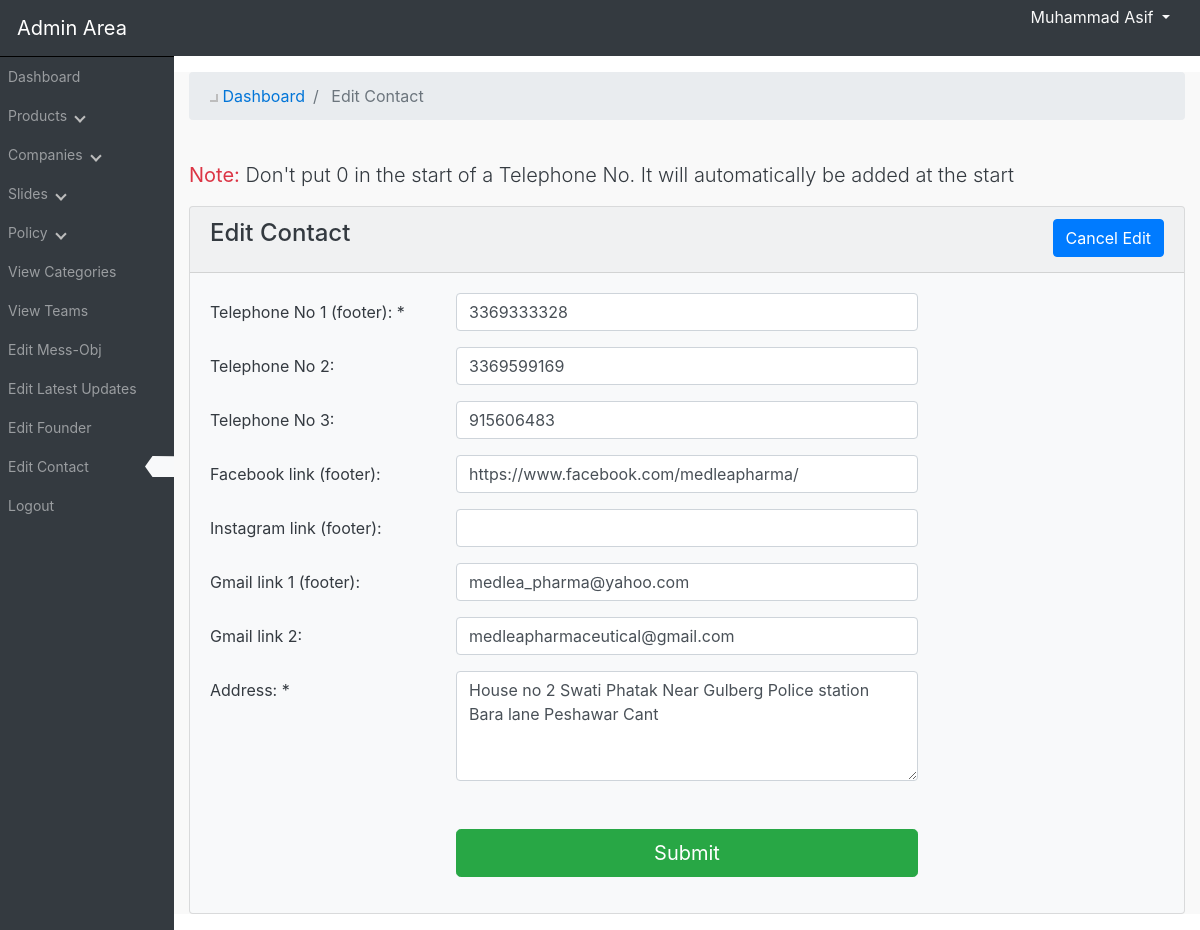
Page /admin_area/index.php?edit_contact (signed in) on the committed database.
### tables this page shows
CREATE TABLE `contact` (
  `c_id` tinyint(3) UNSIGNED NOT NULL,
  `tel1` varchar(20) NOT NULL,
  `tel2` varchar(20) DEFAULT NULL,
  `tel3` varchar(20) DEFAULT NULL,
  `facebook` varchar(255) NOT NULL,
  `instagram` varchar(255) DEFAULT NULL,
  `gmail1` varchar(255) NOT NULL,
  `gmail2` varchar(255) DEFAULT NULL,
  `Address` varchar(255) NOT NULL
);

### admin_area/edit_contact.php (the view, shortened to what this page needs)
<?php
	if (isset($_GET["edit_contact"]))
	{
		$get_contact = "SELECT * FROM contact";
		$run_edit = mysqli_query($con,$get_contact);
		$row_edit = mysqli_fetch_array($run_edit);
		$edit_tel1 = $row_edit["tel1"];
		$edit_tel2 = $row_edit["tel2"];
		$edit_tel3 = $row_edit["tel3"];
		$edit_fb = $row_edit["facebook"];
		$edit_insta = $row_edit["instagram"];
		$edit_gmail1 = $row_edit["gmail1"];
		$edit_gmail2 = $row_edit["gmail2"];
		$edit_address = $row_edit["Address"];
	}
?>
		<div class="row mt-5">
			<div class="col-lg-12">
				<ol class="breadcrumb">
					<li class="breadcrumb-item">
						<a href="index.php?dashboard" style="text-decoration: none;color: #0275d8;"><i class="fas fa-tachometer-alt"></i> Dashboard </a>
					</li>
					<li class="breadcrumb-item active">
						Edit Contact
					</li>
				</ol><br>
				<p class="lead text-dark"><b class="text-danger">Note:</b> Don't put 0 in the start of a Telephone No. It will automatically be added at the start</p>
			</div>
		</div>
		<div class="row mb-3">
			<div class="col-lg-12">
				<div class="card bg-light text-dark">
					<div class="card-header">
						<h4 class="card-title">
							Edit Contact
							<a href="index.php?dashboard" class="btn btn-primary float-right">Cancel Edit</a>
						</h4>
					</div>
					<div class="card-body">
						<form method="post" enctype="multipart/form-data">
							<div class="form-group row">
								<label class="col-form-label col-md-3" for="telep1">Telephone No 1 (footer): *</label>
							    <div class="col-md-6">
							    	<input class="form-control" type="text" pattern="[0-9]{1,20}" name="tel1" id="telep1" value="<?php echo($edit_tel1); ?>" required oninput="setCustomValidity('')" oninvalid="this.setCustomValidity('Please fill out this field with numbers only and max digits 20')">
							    </div>
							</div>
							<div class="form-group row">
								<label class="col-form-label col-md-3" for="telep2">Telephone No 2: </label>
							    <div class="col-md-6">
							    	<input class="form-control" type="text" pattern="[0-9]{1,20}" name="tel2" id="telep2" value="<?php echo($edit_tel2); ?>" oninput="setCustomValidity('')" oninvalid="this.setCustomValidity('Please fill out this field with numbers only and max digits 20')">
							    </div>
							</div>
							<div class="form-group row">
								<label class="col-form-label col-md-3" for="telep3">Telephone No 3: </label>
							    <div class="col-md-6">
							    	<input class="form-control" type="text" pattern="[0-9]{1,20}" name="tel3" id="telep3" value="<?php echo($edit_tel3); ?>" oninput="setCustomValidity('')" oninvalid="this.setCustomValidity('Please fill out this field with numbers only and max digits 20')">
							    </div>
							</div>
							<div class="form-group row">
								<label class="col-form-label col-md-3" for="faceb">Facebook link (footer):</label>
							    <div class="col-md-6">
							    	<input class="form-control" type="text" name="fb" id="faceb" value="<?php echo($edit_fb); ?>" oninput="setCustomValidity('')" oninvalid="this.setCustomValidity('Please fill out this field with max characters 255')">
							    </div>
							</div>
							<div class="form-group row">
								<label class="col-form-label col-md-3" for="instai">Instagram link (footer):</label>
							    <div class="col-md-6">
							    	<input class="form-control" type="text" name="insta" id="instai" value="<?php echo($edit_insta); ?>" oninput="setCustomValidity('')" oninvalid="this.setCustomValidity('Please fill out this field with max characters 255')">
							    </div>
							</div>
							<div class="form-group row">
								<label class="col-form-label col-md-3" for="gmaili1">Gmail link 1 (footer):</label>
							    <div class="col-md-6">
							    	<input class="form-control" type="text" name="gmail1" id="gmaili1" value="<?php echo($edit_gmail1); ?>" oninput="setCustomValidity('')" oninvalid="this.setCustomValidity('Please fill out this field with max characters 255')">
							    </div>
							</div>
							<div class="form-group row">
								<label class="col-form-label col-md-3" for="gmaili2">Gmail link 2:</label>
							    <div class="col-md-6">
							    	<input class="form-control" type="text" name="gmail2" id="gmaili2" value="<?php echo($edit_gmail2); ?>" oninput="setCustomValidity('')" oninvalid="this.setCustomValidity('Please fill out this field with max characters 255')">
							    </div>
							</div>
							<div class="form-group row">
								<label class="col-form-label col-md-3" for="address">Address: *</label>
									<div class="col-md-6">
									   <textarea class="form-control" name="addr" id="address" cols="19" rows="4" required oninput="setCustomValidity('')" oninvalid="this.setCustomValidity('Please fill out this field and max characters 255')"><?php echo($edit_address); ?></textarea>
									</div>
							</div>
							<div class="form-group mt-5 row">
								<label class="col-form-label col-md-3 d-none d-md-block" for="SubmitInsert"></label>
							    <div class="col-md-6">
							    	<input class="btn btn-lg btn-success" style="width: 100%;" value="Submit" id="SubmitInsert" type="submit" name="update">
							    </div>
							</div>
						</form>
					</div>
				</div>
			</div>
		</div>

### admin_area/includes/sidebar.php (shortened to what this page needs)
<nav class="navbar navbar-expand-lg bg-dark navbar-dark fixed-top">
<div class="row">
	<div class="navbar-header">
		<a href="index.php?dashboard" class="navbar-brand ml-3">Admin Area</a>
	</div>
	<ul class="nav navbar-nav" id="top_admin_name">
		<li class="dropdown">
			<a href="#" id="admin_dropdown" class="dropdown-toggle" data-toggle="dropdown">
				<?php echo "$admin_name"; ?> <b class="caret"></b>
			</a>
		</li>
	</ul>
</div>
	<div class="collapse navbar-collapse navbar-exl-collapse">
			<ul class="navbar-nav side-nav bg-dark border-sidebar flex-column">
				<li class="nav-item">
					<a class="nav-link" href="index.php?dashboard">
						Dashboard
					</a>
				</li>
				<li class="nav-item">
					<a class="nav-link side-bar-link" href="#" data-toggle="collapse" data-target="#products">
						Products
						<i class="fas fa-caret-down"></i>
					</a>
				</li>
				<li class="nav-item">
					<a class="nav-link side-bar-link" href="#" data-toggle="collapse" data-target="#cat">
						Companies
						<i class="fas fa-caret-down"></i>
					</a>
				</li>
				<li class="nav-item">
					<a class="nav-link side-bar-link" href="#" data-toggle="collapse" data-target="#slides">
						Slides
						<i class="fas fa-caret-down"></i>
					</a>
				</li>
				<li class="nav-item">
					<a class="nav-link side-bar-link" href="#" data-toggle="collapse" data-target="#policy">
						Policy
						<i class="fas fa-caret-down"></i>
					</a>
				</li>
				<li class="nav-item">
					<a class="nav-link side-bar-link" href="index.php?view_p_cats">
						View Categories
					</a>
				</li>
				<li class="nav-item">
					<a class="nav-link" href="index.php?view_team">
						View Teams
					</a>
				</li>
				<li class="nav-item">
					<a class="nav-link" href="index.php?edit_mess_obj">
						Edit Mess-Obj
					</a>
				</li>
				<li class="nav-item">
					<a class="nav-link" href="index.php?edit_news">
						Edit Latest Updates
					</a>
				</li>
				<li class="nav-item">
					<a class="nav-link" href="index.php?edit_founder">
						Edit Founder
					</a>
				</li>
				<li class="nav-item">
					<a class="nav-link" href="index.php?edit_contact">
						Edit Contact
						<?php if ($active_arrow=="contact")
						{
							arrow_ico();
						} ?>
					</a>
				</li>
				<li class="nav-item">
					<a class="nav-link" href="logout.php">
						Logout
					</a>
				</li>
			</ul>
	</div>
</nav>
<?php
	function arrow_ico()
	{
		echo
		"
			<div class='float-right bg-light active_sidebar_ico'>&nbsp</div>
		";
	}
?>

### admin_area/css/style.css (style rules this page uses)
#admin_dropdown { color: #f9f9f9; text-decoration: none; transition: all 0.3s ease-in-out; }
#top_admin_name { position: fixed; z-index: 1; right: 30px; top: 5px; }
@media (min-width: 992px) { .side-nav { position: fixed; top: 56px; bottom: 0; left: 0px; width: 17%; overflow-y: auto; overflow-x: hidden; } }
@media (min-width: 1115px) { .side-nav { width: 14.5%; } }
.active_sidebar_ico { background-color: white; clip-path: polygon(25% 0%, 100% 1%, 100% 100%, 25% 100%, 0% 50%); width: 30px; }
@media (min-width: 992px) { .active_sidebar_ico { margin-right: -9px; } }
.nav-item { padding-top: 1px; padding-bottom: 1px; font-size: 14px; }
.border-sidebar { border-top: 1px inset #1e1e1e; }
.fas { border: solid #bdbdbd; border-width: 0 2px 2px 0; display: inline-block; padding: 3px; margin-left: 5px; }
.fa-caret-down { transform: rotate(45deg); -webkit-transform: rotate(45deg); }

### rows in the picture
contact: tel1 "3369333328", tel2 "3369599169", tel3 "915606483", fb "https://www.facebook.com/medleapharma/", gmail1 "medlea_pharma@yahoo.com", gmail2 "medleapharmaceutical@gmail.com", addr "House no 2 Swati Phatak Near Gulberg Police station Bara lane Peshawar Cant"

### other values in the picture
$admin_name "Muhammad Asif"
